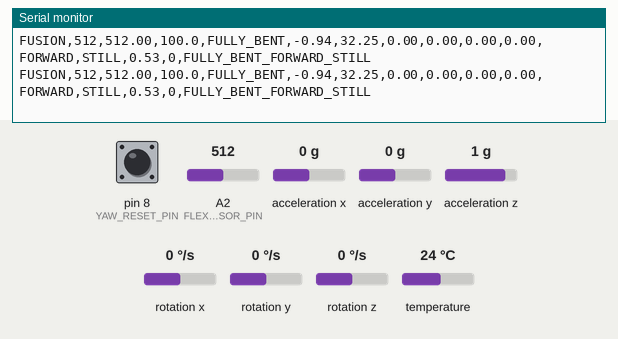
Recording of a sketch running on a simulated Arduino Uno, built with avr-gcc and run on an emulated ATmega328P. On the bench: the last lines printed to the serial monitor. The inputs (shaded band) are chosen by the test bench; at power-on: A2 (FLEX_SENSOR_PIN) = 512, pin 8 (YAW_RESET_PIN) HIGH, acceleration x 0 g, acceleration y 0 g, acceleration z 1 g, rotation x 0 °/s, rotation y 0 °/s, rotation z 0 °/s, temperature 24 °C.

Above: at 12.1 s.
12.2 s: A2 (FLEX_SENSOR_PIN) set to 133
At 12.26 s:
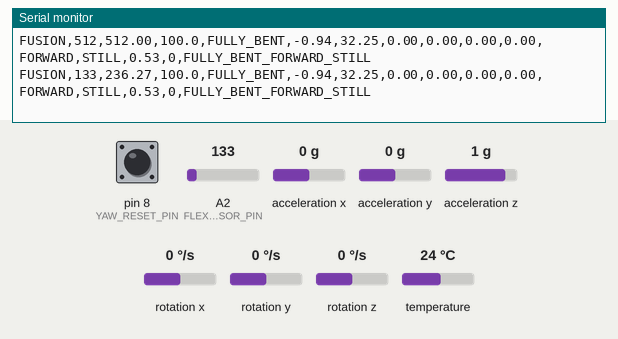
13.7 s: A2 (FLEX_SENSOR_PIN) set to 124
At 13.72 s:
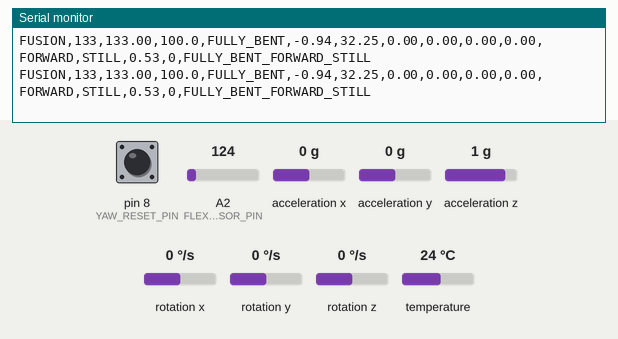
Timing chart, 0 to 16.7 s (numbered marks = the images above; inputs shaded):
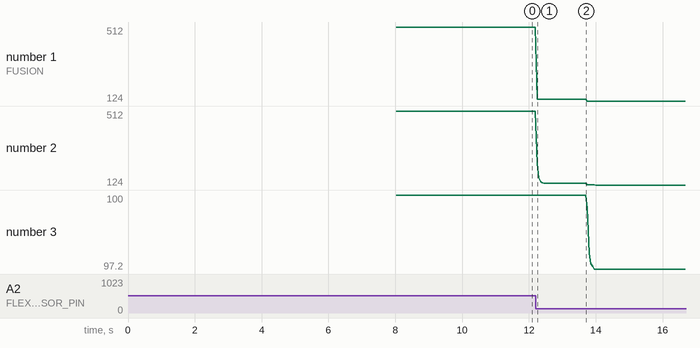

Measured:
- after the input at 12.2 s, the serial monitor: prints a new line after 0.05 s (image 1)
- plotted number 1: 512 → 133 after the input at 12.2 s, 133 → 124 after the input at 13.7 s
- plotted number 2: 512 → 133 after the input at 12.2 s, 133 → 124 after the input at 13.7 s
- plotted number 3: 100 → 97.2 after the input at 13.7 s

The sketch:

tempMARK.ino
```cpp
#include <Adafruit_MPU6050.h>
#include <Adafruit_Sensor.h>
#include <Wire.h>
#include <math.h>

// =====================================================
// HARDWARE CONFIGURATION
// =====================================================

const int FLEX_SENSOR_PIN = A2;
const int YAW_RESET_PIN = 8;

Adafruit_MPU6050 mpu;

// IMU processing at 200 Hz
const unsigned long IMU_PERIOD_US = 5000;

// Serial output at 20 Hz
const unsigned long OUTPUT_PERIOD_MS = 50;

// =====================================================
// FLEX-SENSOR CALIBRATION
// =====================================================

const int FLEX_FLAT = 5;
const int FLEX_HALF_BENT = 73;
const int FLEX_FULLY_BENT = 127;

// EMA smoothing factor
const float FLEX_ALPHA = 0.15f;

// Prevent state flickering near thresholds
const float FLEX_HYSTERESIS = 3.0f;

float filteredFlexValue = 0.0f;
float bendPercentage = 0.0f;
bool flexFilterInitialized = false;

int rawFlexValue = 0;

// =====================================================
// FLEX STATES
// =====================================================

enum FingerState {
  FINGER_FLAT,
  FINGER_SLIGHT_BEND,
  FINGER_HALF_BENT,
  FINGER_BENT,
  FINGER_FULLY_BENT
};

FingerState currentFingerState = FINGER_FLAT;

const float FLEX_STATE_THRESHOLDS[4] = {
  20.0f,
  40.0f,
  65.0f,
  85.0f
};

// =====================================================
// ACCELEROMETER CALIBRATION
// =====================================================

const float GRAVITY = 9.80665f;

const float xMax = 1.05f;
const float xMin = -1.01f;

const float yMax = 0.38f;
const float yMin = -1.68f;

const float zMax = 1.00f;
const float zMin = -1.07f;

const float xOffset = (xMax + xMin) / 2.0f;
const float yOffset = (yMax + yMin) / 2.0f;
const float zOffset = (zMax + zMin) / 2.0f;

const float xScale = 2.0f / (xMax - xMin);
const float yScale = 2.0f / (yMax - yMin);
const float zScale = 2.0f / (zMax - zMin);

// =====================================================
// IMU VARIABLES
// =====================================================

float Ax = 0.0f;
float Ay = 0.0f;
float Az = 0.0f;

float gyroXOffset = 0.0f;
float gyroYOffset = 0.0f;
float gyroZOffset = 0.0f;

float gyroRollRate = 0.0f;
float gyroPitchRate = 0.0f;
float gyroYawRate = 0.0f;

float rollAcc = 0.0f;
float pitchAcc = 0.0f;

float rollComp = 0.0f;
float pitchComp = 0.0f;
float yawG = 0.0f;

float accelerationMagnitude = 1.0f;
float accelerometerTrust = 1.0f;

const float COMPLEMENTARY_TAU = 0.40f;

// =====================================================
// STATIONARY DETECTION AND BIAS CORRECTION
// =====================================================

bool imuStationary = false;
float stationaryDuration = 0.0f;

const float STATIONARY_ACCEL_ERROR = 0.08f;
const float STATIONARY_GYRO_LIMIT = 0.75f;
const float STATIONARY_REQUIRED_TIME = 1.0f;

const float GYRO_BIAS_TAU = 20.0f;

// =====================================================
// PALM ORIENTATION STATES
// =====================================================

enum PalmState {
  PALM_LEVEL,
  PALM_LEFT,
  PALM_RIGHT,
  PALM_FORWARD,
  PALM_BACK
};

PalmState currentPalmState = PALM_LEVEL;

// A palm tilt must exceed 25 degrees to enter a tilt state.
const float PALM_ENTRY_ANGLE = 25.0f;

// It returns to level below approximately 18 degrees.
const float PALM_EXIT_ANGLE = 18.0f;

// =====================================================
// MOTION STATES
// =====================================================

enum MotionState {
  MOTION_STILL,
  MOTION_MOVING,
  MOTION_YAW_POSITIVE,
  MOTION_YAW_NEGATIVE
};

MotionState currentMotionState = MOTION_STILL;

const float GENERAL_MOTION_THRESHOLD = 45.0f;
const float YAW_MOTION_THRESHOLD = 90.0f;

unsigned long motionHoldUntilMs = 0;

// =====================================================
// TIMING
// =====================================================

unsigned long previousImuTimeUs = 0;
unsigned long previousOutputTimeMs = 0;

// =====================================================
// YAW RESET BUTTON
// =====================================================

bool lastRawButtonState = HIGH;
bool stableButtonState = HIGH;

unsigned long buttonChangeTimeMs = 0;
const unsigned long DEBOUNCE_TIME_MS = 30;

// =====================================================
// SETUP
// =====================================================

void setup() {
  Serial.begin(115200);

  Wire.begin();
  Wire.setClock(400000);

  pinMode(FLEX_SENSOR_PIN, INPUT);
  pinMode(YAW_RESET_PIN, INPUT_PULLUP);

  Serial.println("Starting fused flex and IMU system...");

  if (!mpu.begin()) {
    Serial.println("MPU6050 not detected.");

    while (true) {
      delay(500);
    }
  }

  mpu.setAccelerometerRange(MPU6050_RANGE_2_G);
  mpu.setGyroRange(MPU6050_RANGE_500_DEG);
  mpu.setFilterBandwidth(MPU6050_BAND_21_HZ);

  Serial.println("Keep the glove completely stationary.");
  delay(1500);

  calibrateGyroscope();
  initializeOrientation();
  initializeFlexSensor();

  previousImuTimeUs = micros();
  previousOutputTimeMs = millis();

  Serial.println("Fused gesture system ready.");
}

// =====================================================
// MAIN LOOP
// =====================================================

void loop() {
  handleYawResetButton();

  unsigned long currentTimeUs = micros();

  if (
    (unsigned long)(currentTimeUs - previousImuTimeUs)
    >= IMU_PERIOD_US
  ) {
    float dt =
      (currentTimeUs - previousImuTimeUs) * 0.000001f;

    previousImuTimeUs = currentTimeUs;

    // Reject abnormal timing intervals
    if (dt <= 0.0f || dt > 0.020f) {
      dt = IMU_PERIOD_US * 0.000001f;
    }

    updateFlexSensor();
    updateImu(dt);

    updateFingerState(bendPercentage);
    updatePalmState();
    updateMotionState();
  }

  unsigned long currentTimeMs = millis();

  if (
    (unsigned long)(currentTimeMs - previousOutputTimeMs)
    >= OUTPUT_PERIOD_MS
  ) {
    previousOutputTimeMs = currentTimeMs;

    sendFusionData();
  }
}

// =====================================================
// FLEX SENSOR
// =====================================================

void initializeFlexSensor() {
  long total = 0;

  for (int i = 0; i < 100; i++) {
    total += analogRead(FLEX_SENSOR_PIN);
    delay(2);
  }

  filteredFlexValue = total / 100.0f;
  flexFilterInitialized = true;
}

void updateFlexSensor() {
  rawFlexValue = analogRead(FLEX_SENSOR_PIN);

  int medianValue = readFlexMedianOfFive();

  if (!flexFilterInitialized) {
    filteredFlexValue = medianValue;
    flexFilterInitialized = true;
  }

  // Exponential Moving Average filter
  filteredFlexValue =
    (FLEX_ALPHA * medianValue)
    + ((1.0f - FLEX_ALPHA) * filteredFlexValue);

  bendPercentage =
    flexValueToPercentage(filteredFlexValue);
}

int readFlexMedianOfFive() {
  int samples[5];

  for (int i = 0; i < 5; i++) {
    samples[i] = analogRead(FLEX_SENSOR_PIN);
    delayMicroseconds(300);
  }

  for (int i = 0; i < 4; i++) {
    for (int j = i + 1; j < 5; j++) {
      if (samples[j] < samples[i]) {
        int temporary = samples[i];
        samples[i] = samples[j];
        samples[j] = temporary;
      }
    }
  }

  return samples[2];
}

float flexValueToPercentage(float sensorValue) {
  if (sensorValue <= FLEX_FLAT) {
    return 0.0f;
  }

  if (sensorValue >= FLEX_FULLY_BENT) {
    return 100.0f;
  }

  if (sensorValue <= FLEX_HALF_BENT) {
    return mapFloat(
      sensorValue,
      FLEX_FLAT,
      FLEX_HALF_BENT,
      0.0f,
      50.0f
    );
  }

  return mapFloat(
    sensorValue,
    FLEX_HALF_BENT,
    FLEX_FULLY_BENT,
    50.0f,
    100.0f
  );
}

void updateFingerState(float percentage) {
  int stateIndex = static_cast<int>(currentFingerState);

  // Increasing bend
  while (
    stateIndex < static_cast<int>(FINGER_FULLY_BENT)
    && percentage
       >= FLEX_STATE_THRESHOLDS[stateIndex]
          + FLEX_HYSTERESIS
  ) {
    stateIndex++;
  }

  // Decreasing bend
  while (
    stateIndex > static_cast<int>(FINGER_FLAT)
    && percentage
       < FLEX_STATE_THRESHOLDS[stateIndex - 1]
         - FLEX_HYSTERESIS
  ) {
    stateIndex--;
  }

  currentFingerState =
    static_cast<FingerState>(stateIndex);
}

// =====================================================
// GYROSCOPE CALIBRATION
// =====================================================

void calibrateGyroscope() {
  const int CALIBRATION_SAMPLES = 1000;

  double sumX = 0.0;
  double sumY = 0.0;
  double sumZ = 0.0;

  // Discard initial readings
  for (int i = 0; i < 100; i++) {
    sensors_event_t acceleration;
    sensors_event_t gyro;
    sensors_event_t temperature;

    mpu.getEvent(
      &acceleration,
      &gyro,
      &temperature
    );

    delay(2);
  }

  for (int i = 0; i < CALIBRATION_SAMPLES; i++) {
    sensors_event_t acceleration;
    sensors_event_t gyro;
    sensors_event_t temperature;

    mpu.getEvent(
      &acceleration,
      &gyro,
      &temperature
    );

    sumX += gyro.gyro.x;
    sumY += gyro.gyro.y;
    sumZ += gyro.gyro.z;

    delay(2);
  }

  gyroXOffset = sumX / CALIBRATION_SAMPLES;
  gyroYOffset = sumY / CALIBRATION_SAMPLES;
  gyroZOffset = sumZ / CALIBRATION_SAMPLES;
}

// =====================================================
// INITIAL IMU ORIENTATION
// =====================================================

void initializeOrientation() {
  const int SAMPLE_COUNT = 200;

  float sumAx = 0.0f;
  float sumAy = 0.0f;
  float sumAz = 0.0f;

  for (int i = 0; i < SAMPLE_COUNT; i++) {
    sensors_event_t acceleration;
    sensors_event_t gyro;
    sensors_event_t temperature;

    mpu.getEvent(
      &acceleration,
      &gyro,
      &temperature
    );

    float rawAx =
      acceleration.acceleration.x / GRAVITY;

    float rawAy =
      acceleration.acceleration.y / GRAVITY;

    float rawAz =
      acceleration.acceleration.z / GRAVITY;

    sumAx += xScale * (rawAx - xOffset);
    sumAy += yScale * (rawAy - yOffset);
    sumAz += zScale * (rawAz - zOffset);

    delay(5);
  }

  Ax = sumAx / SAMPLE_COUNT;
  Ay = sumAy / SAMPLE_COUNT;
  Az = sumAz / SAMPLE_COUNT;

  pitchAcc =
    atan2(
      Ay,
      sqrt((Az * Az) + (Ax * Ax))
    ) * RAD_TO_DEG;

  rollAcc =
    atan2(
      Ax,
      sqrt((Az * Az) + (Ay * Ay))
    ) * RAD_TO_DEG;

  rollComp = rollAcc;
  pitchComp = pitchAcc;
  yawG = 0.0f;
}

// =====================================================
// IMU UPDATE
// =====================================================

void updateImu(float dt) {
  sensors_event_t acceleration;
  sensors_event_t gyro;
  sensors_event_t temperature;

  mpu.getEvent(
    &acceleration,
    &gyro,
    &temperature
  );

  float rawAx =
    acceleration.acceleration.x / GRAVITY;

  float rawAy =
    acceleration.acceleration.y / GRAVITY;

  float rawAz =
    acceleration.acceleration.z / GRAVITY;

  Ax = xScale * (rawAx - xOffset);
  Ay = yScale * (rawAy - yOffset);
  Az = zScale * (rawAz - zOffset);

  accelerationMagnitude =
    sqrt((Ax * Ax) + (Ay * Ay) + (Az * Az));

  float correctedGx =
    gyro.gyro.x - gyroXOffset;

  float correctedGy =
    gyro.gyro.y - gyroYOffset;

  float correctedGz =
    gyro.gyro.z - gyroZOffset;

  // Preserve your original axis convention
  gyroRollRate =
    -correctedGy * RAD_TO_DEG;

  gyroPitchRate =
    correctedGx * RAD_TO_DEG;

  gyroYawRate =
    correctedGz * RAD_TO_DEG;

  updateStationaryBias(
    gyro.gyro.x,
    gyro.gyro.y,
    gyro.gyro.z,
    dt
  );

  // Recalculate after possible bias update
  correctedGx = gyro.gyro.x - gyroXOffset;
  correctedGy = gyro.gyro.y - gyroYOffset;
  correctedGz = gyro.gyro.z - gyroZOffset;

  gyroRollRate =
    -correctedGy * RAD_TO_DEG;

  gyroPitchRate =
    correctedGx * RAD_TO_DEG;

  gyroYawRate =
    correctedGz * RAD_TO_DEG;

  pitchAcc =
    atan2(
      Ay,
      sqrt((Az * Az) + (Ax * Ax))
    ) * RAD_TO_DEG;

  rollAcc =
    atan2(
      Ax,
      sqrt((Az * Az) + (Ay * Ay))
    ) * RAD_TO_DEG;

  float alpha =
    COMPLEMENTARY_TAU /
    (COMPLEMENTARY_TAU + dt);

  accelerometerTrust =
    calculateAccelerometerTrust(
      accelerationMagnitude
    );

  float accelerometerCorrection =
    (1.0f - alpha) * accelerometerTrust;

  float predictedRoll =
    rollComp + (gyroRollRate * dt);

  float predictedPitch =
    pitchComp + (gyroPitchRate * dt);

  float rollError =
    wrapAngle180(rollAcc - predictedRoll);

  float pitchError =
    wrapAngle180(pitchAcc - predictedPitch);

  rollComp =
    predictedRoll
    + accelerometerCorrection * rollError;

  pitchComp =
    predictedPitch
    + accelerometerCorrection * pitchError;

  yawG = wrapAngle180(
    yawG + gyroYawRate * dt
  );
}

// =====================================================
// ONLINE GYRO-BIAS CORRECTION
// =====================================================

void updateStationaryBias(
  float rawGx,
  float rawGy,
  float rawGz,
  float dt
) {
  float correctedX =
    (rawGx - gyroXOffset) * RAD_TO_DEG;

  float correctedY =
    (rawGy - gyroYOffset) * RAD_TO_DEG;

  float correctedZ =
    (rawGz - gyroZOffset) * RAD_TO_DEG;

  float totalAngularRate =
    sqrt(
      correctedX * correctedX
      + correctedY * correctedY
      + correctedZ * correctedZ
    );

  bool accelerationStable =
    fabs(accelerationMagnitude - 1.0f)
    < STATIONARY_ACCEL_ERROR;

  bool gyroStable =
    totalAngularRate < STATIONARY_GYRO_LIMIT;

  if (accelerationStable && gyroStable) {
    stationaryDuration += dt;
  } else {
    stationaryDuration = 0.0f;
  }

  imuStationary =
    stationaryDuration >= STATIONARY_REQUIRED_TIME;

  if (imuStationary) {
    float beta =
      dt / (GYRO_BIAS_TAU + dt);

    gyroXOffset +=
      beta * (rawGx - gyroXOffset);

    gyroYOffset +=
      beta * (rawGy - gyroYOffset);

    gyroZOffset +=
      beta * (rawGz - gyroZOffset);
  }
}

// =====================================================
// PALM ORIENTATION RECOGNITION
// =====================================================

void updatePalmState() {
  float absoluteRoll = fabs(rollComp);
  float absolutePitch = fabs(pitchComp);

  if (currentPalmState == PALM_LEVEL) {
    if (
      absoluteRoll < PALM_ENTRY_ANGLE
      && absolutePitch < PALM_ENTRY_ANGLE
    ) {
      return;
    }
  } else {
    if (
      absoluteRoll < PALM_EXIT_ANGLE
      && absolutePitch < PALM_EXIT_ANGLE
    ) {
      currentPalmState = PALM_LEVEL;
      return;
    }
  }

  // Use the largest tilt direction
  if (absoluteRoll >= absolutePitch) {
    if (rollComp >= 0.0f) {
      currentPalmState = PALM_LEFT;
    } else {
      currentPalmState = PALM_RIGHT;
    }
  } else {
    if (pitchComp >= 0.0f) {
      currentPalmState = PALM_FORWARD;
    } else {
      currentPalmState = PALM_BACK;
    }
  }
}

// =====================================================
// PALM MOTION RECOGNITION
// =====================================================

void updateMotionState() {
  float totalAngularRate =
    sqrt(
      gyroRollRate * gyroRollRate
      + gyroPitchRate * gyroPitchRate
      + gyroYawRate * gyroYawRate
    );

  unsigned long currentTimeMs = millis();

  if (gyroYawRate >= YAW_MOTION_THRESHOLD) {
    currentMotionState = MOTION_YAW_POSITIVE;
    motionHoldUntilMs = currentTimeMs + 150;
  }
  else if (gyroYawRate <= -YAW_MOTION_THRESHOLD) {
    currentMotionState = MOTION_YAW_NEGATIVE;
    motionHoldUntilMs = currentTimeMs + 150;
  }
  else if (totalAngularRate >= GENERAL_MOTION_THRESHOLD) {
    currentMotionState = MOTION_MOVING;
    motionHoldUntilMs = currentTimeMs + 100;
  }
  else if (
    (long)(currentTimeMs - motionHoldUntilMs) >= 0
  ) {
    currentMotionState = MOTION_STILL;
  }
}

// =====================================================
// ACCELEROMETER TRUST
// =====================================================

float calculateAccelerometerTrust(float magnitude) {
  float error = fabs(magnitude - 1.0f);

  const float FULL_TRUST_ERROR = 0.08f;
  const float ZERO_TRUST_ERROR = 0.30f;

  if (error <= FULL_TRUST_ERROR) {
    return 1.0f;
  }

  if (error >= ZERO_TRUST_ERROR) {
    return 0.0f;
  }

  return 1.0f -
    (
      (error - FULL_TRUST_ERROR)
      /
      (ZERO_TRUST_ERROR - FULL_TRUST_ERROR)
    );
}

// =====================================================
// YAW RESET BUTTON
// =====================================================

void handleYawResetButton() {
  bool rawButtonState =
    digitalRead(YAW_RESET_PIN);

  if (rawButtonState != lastRawButtonState) {
    buttonChangeTimeMs = millis();
    lastRawButtonState = rawButtonState;
  }

  if (
    millis() - buttonChangeTimeMs
    >= DEBOUNCE_TIME_MS
  ) {
    if (rawButtonState != stableButtonState) {
      stableButtonState = rawButtonState;

      if (stableButtonState == LOW) {
        yawG = 0.0f;
      }
    }
  }
}

// =====================================================
// SERIAL DATA
// =====================================================

void sendFusionData() {
  /*
    Output format:

    FUSION,
    rawFlex,
    filteredFlex,
    bendPercentage,
    fingerState,
    roll,
    pitch,
    yaw,
    rollRate,
    pitchRate,
    yawRate,
    palmState,
    motionState,
    accelerometerTrust,
    stationary,
    fusedGesture
  */

  Serial.print("FUSION,");
  Serial.print(rawFlexValue);
  Serial.print(',');

  Serial.print(filteredFlexValue, 2);
  Serial.print(',');

  Serial.print(bendPercentage, 1);
  Serial.print(',');

  Serial.print(getFingerStateName(currentFingerState));
  Serial.print(',');

  Serial.print(rollComp, 2);
  Serial.print(',');

  Serial.print(pitchComp, 2);
  Serial.print(',');

  Serial.print(yawG, 2);
  Serial.print(',');

  Serial.print(gyroRollRate, 2);
  Serial.print(',');

  Serial.print(gyroPitchRate, 2);
  Serial.print(',');

  Serial.print(gyroYawRate, 2);
  Serial.print(',');

  Serial.print(getPalmStateName(currentPalmState));
  Serial.print(',');

  Serial.print(getMotionStateName(currentMotionState));
  Serial.print(',');

  Serial.print(accelerometerTrust, 2);
  Serial.print(',');

  Serial.print(imuStationary ? 1 : 0);
  Serial.print(',');

  // Fused gesture label
  Serial.print(getFingerStateName(currentFingerState));
  Serial.print('_');
  Serial.print(getPalmStateName(currentPalmState));
  Serial.print('_');
  Serial.println(getMotionStateName(currentMotionState));
}

// =====================================================
// STATE NAMES
// =====================================================

const char* getFingerStateName(FingerState state) {
  switch (state) {
    case FINGER_FLAT:
      return "FLAT";

    case FINGER_SLIGHT_BEND:
      return "SLIGHT_BEND";

    case FINGER_HALF_BENT:
      return "HALF_BENT";

    case FINGER_BENT:
      return "BENT";

    case FINGER_FULLY_BENT:
      return "FULLY_BENT";

    default:
      return "UNKNOWN";
  }
}

const char* getPalmStateName(PalmState state) {
  switch (state) {
    case PALM_LEVEL:
      return "LEVEL";

    case PALM_LEFT:
      return "LEFT";

    case PALM_RIGHT:
      return "RIGHT";

    case PALM_FORWARD:
      return "FORWARD";

    case PALM_BACK:
      return "BACK";

    default:
      return "UNKNOWN";
  }
}

const char* getMotionStateName(MotionState state) {
  switch (state) {
    case MOTION_STILL:
      return "STILL";

    case MOTION_MOVING:
      return "MOVING";

    case MOTION_YAW_POSITIVE:
      return "YAW_POSITIVE";

    case MOTION_YAW_NEGATIVE:
      return "YAW_NEGATIVE";

    default:
      return "UNKNOWN";
  }
}

// =====================================================
// UTILITY FUNCTIONS
// =====================================================

float mapFloat(
  float input,
  float inputMin,
  float inputMax,
  float outputMin,
  float outputMax
) {
  return outputMin +
    (
      (input - inputMin)
      * (outputMax - outputMin)
      / (inputMax - inputMin)
    );
}

float wrapAngle180(float angle) {
  while (angle > 180.0f) {
    angle -= 360.0f;
  }

  while (angle < -180.0f) {
    angle += 360.0f;
  }

  return angle;
}
```
